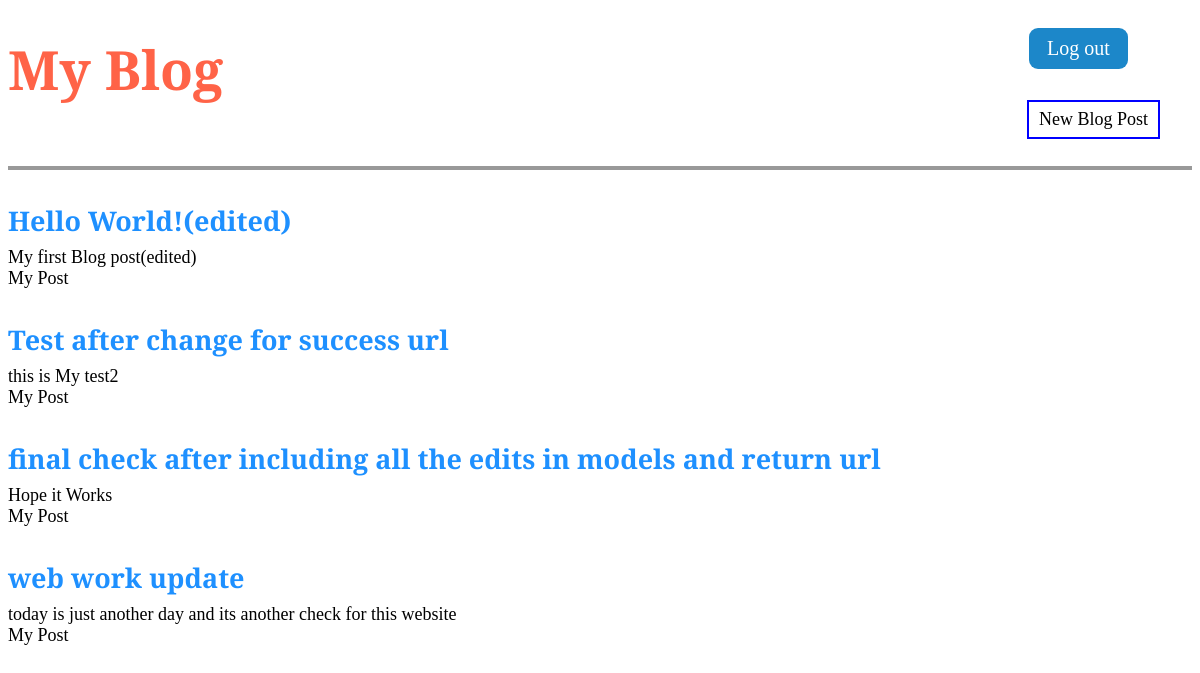
Before: / (signed in) with the older database file.
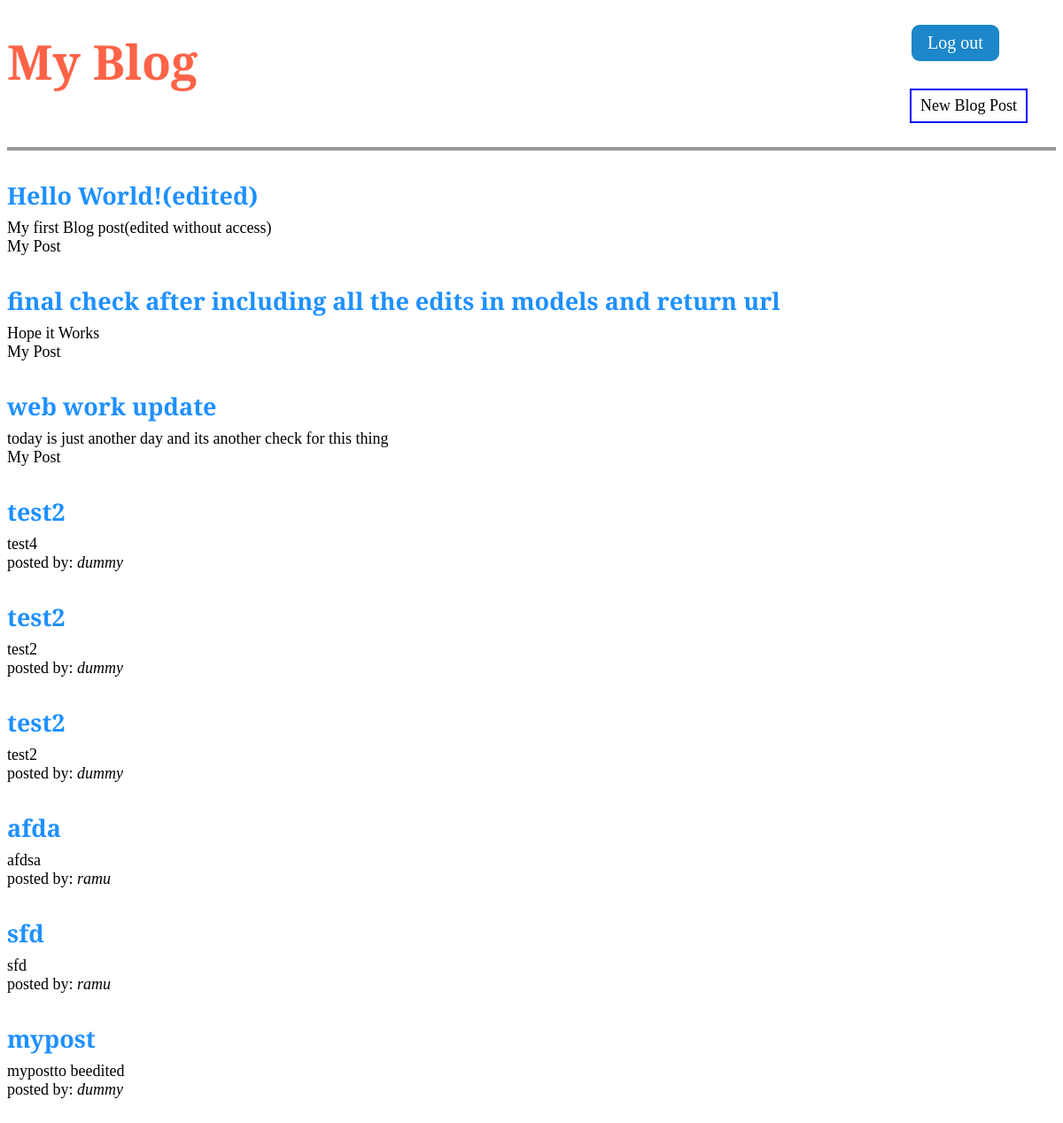
After: the same page with the newer database file.
### blog/models.py (models this page shows, shortened)
class Post(models.Model):
    title  = models.CharField(max_length=200)
    author = models.ForeignKey(User, on_delete=models.CASCADE)
    body   = models.TextField()

### blog/views.py (the view)
# urls.py: path('', BlogListView.as_view(), name='home'),
class BlogListView(ListView):
    model = Post
    template_name = 'home.html'

### templates/home.html
{% extends 'base.html' %}
{% block content %}
  {% for post in object_list %}
    <div class='post-entry'>
        <h2><a href="{% url 'post_detail' post.pk %}">{{ post.title }}</a></h2>
        <p>{{ post.body }}</p>
        {% if post.author == user %}
        <p>My Post</p>
        {% else %}
        <p>posted by: <i>{{ post.author }}</i></p>
        {% endif %}
    </div>
  {% endfor %}
{% endblock content %}

Changed rows visible on the page:
removed Post: title "Test after change for success url", body "this is My test2", shows "My Post"
changed Post "Hello World!(edited)": body "My first Blog post(edited)" → "My first Blog post(edited without access)"
changed Post "web work update": body "today is just another day and its another check for this website" → "today is just another day and its another check for this thing"
added Post: title "test2", body "test4", author "dummy"
added Post: title "test2", body "test2", author "dummy"
added Post: title "test2", body "test2", author "dummy"
added Post: title "afda", body "afdsa", author "ramu"
added Post: title "sfd", body "sfd", author "ramu"
added Post: title "mypost", body "mypostto beedited", author "dummy"
